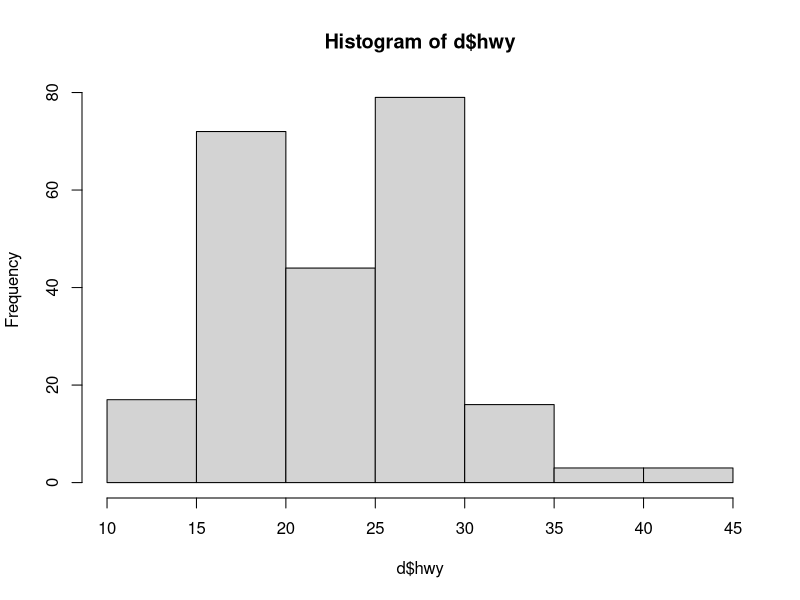
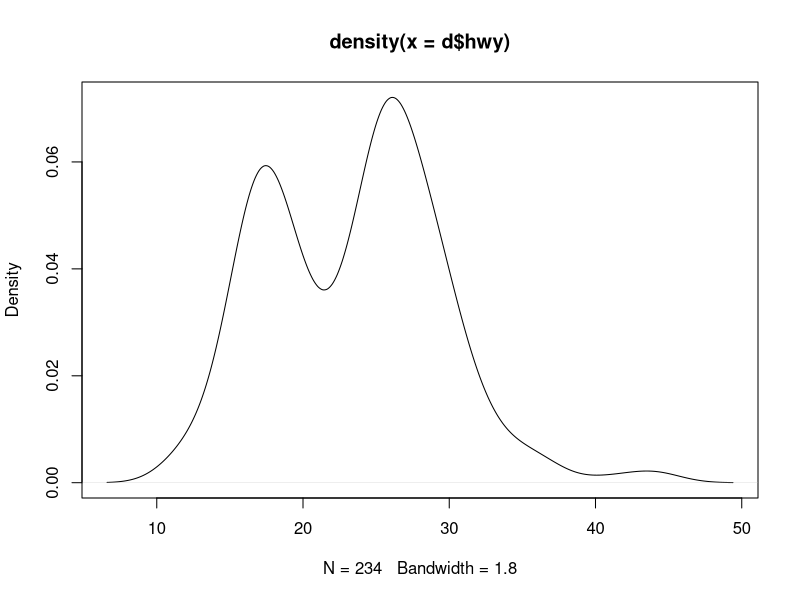
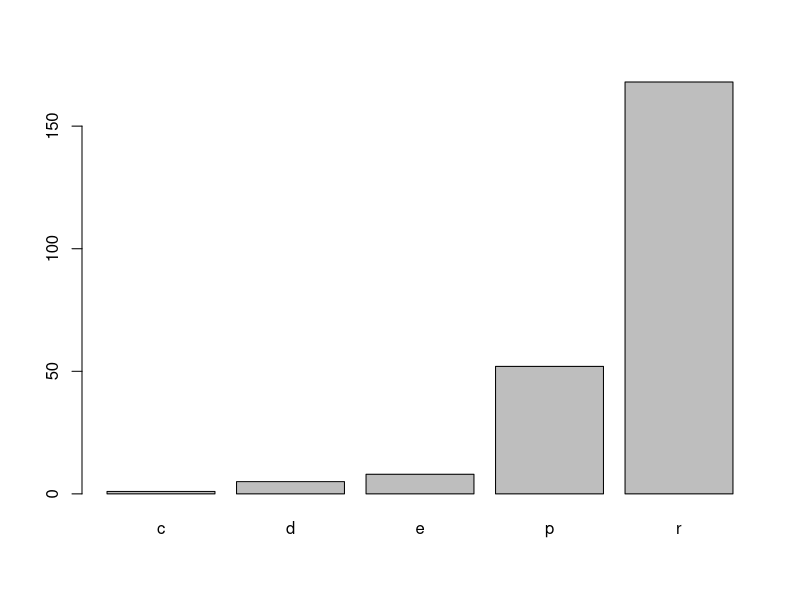
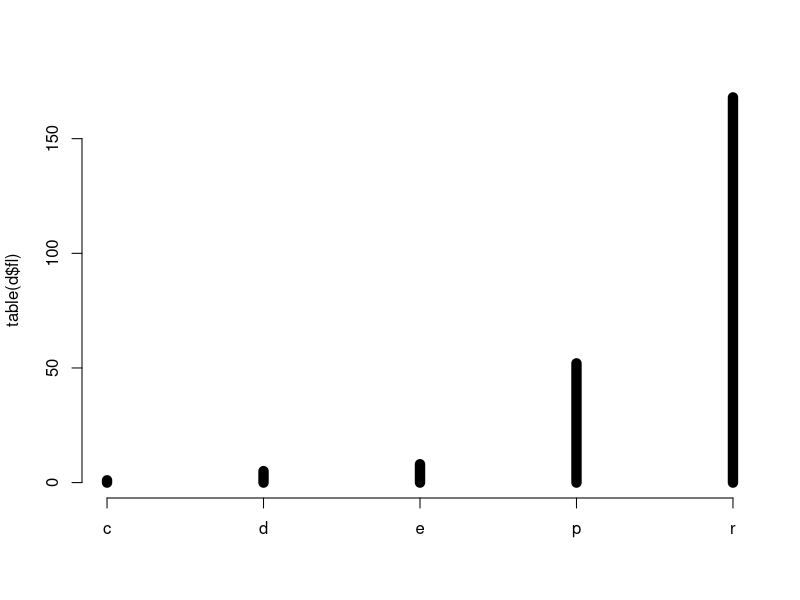
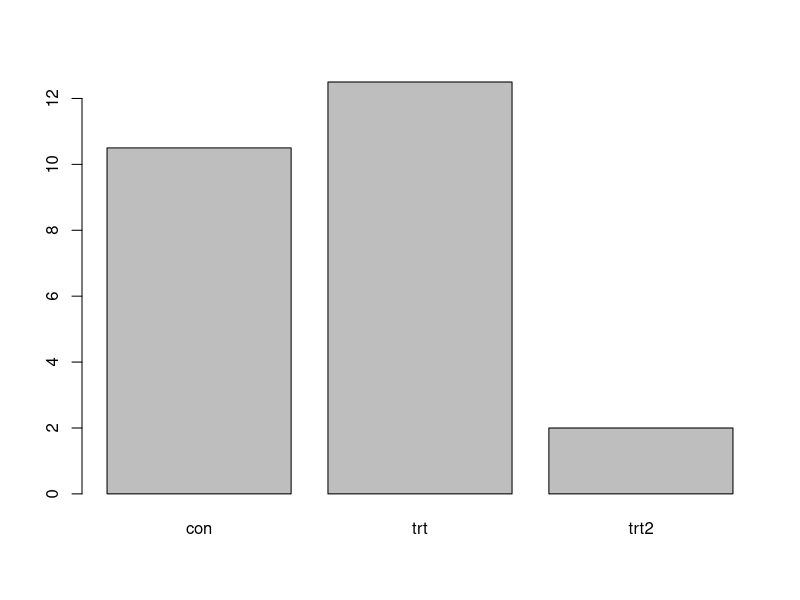
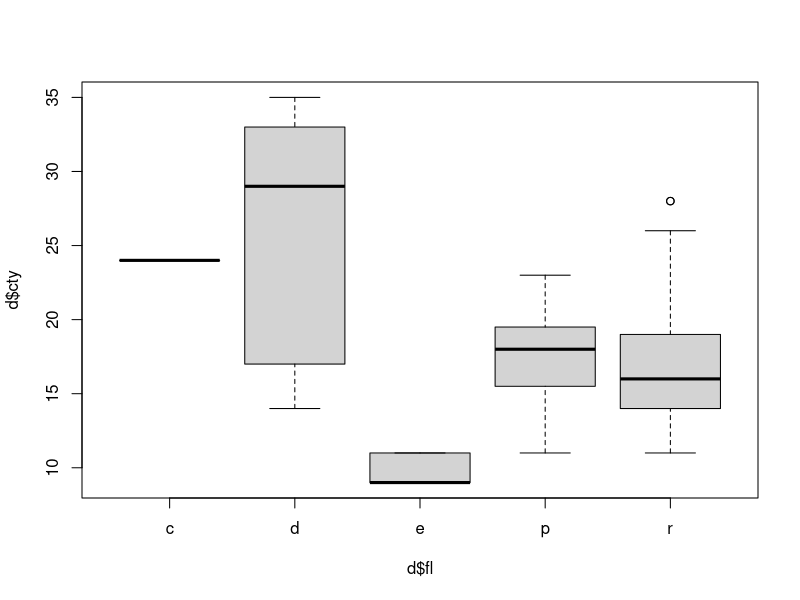
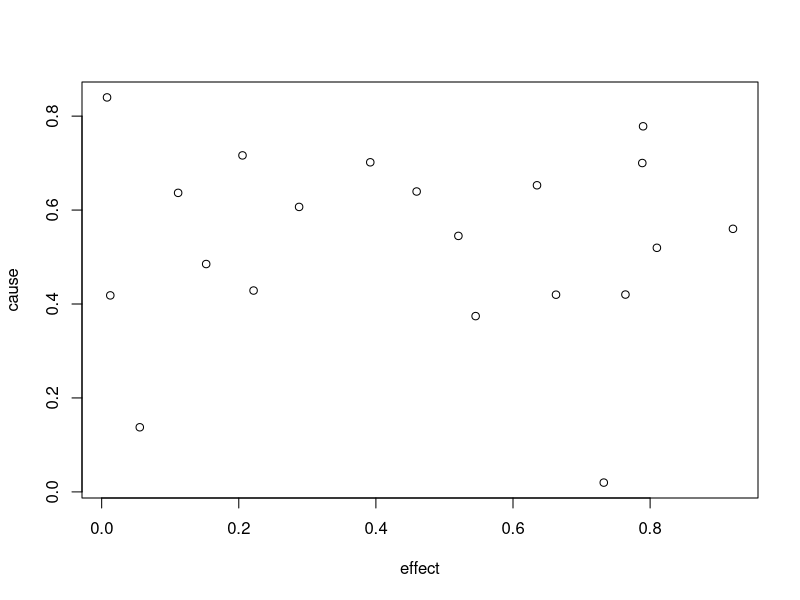
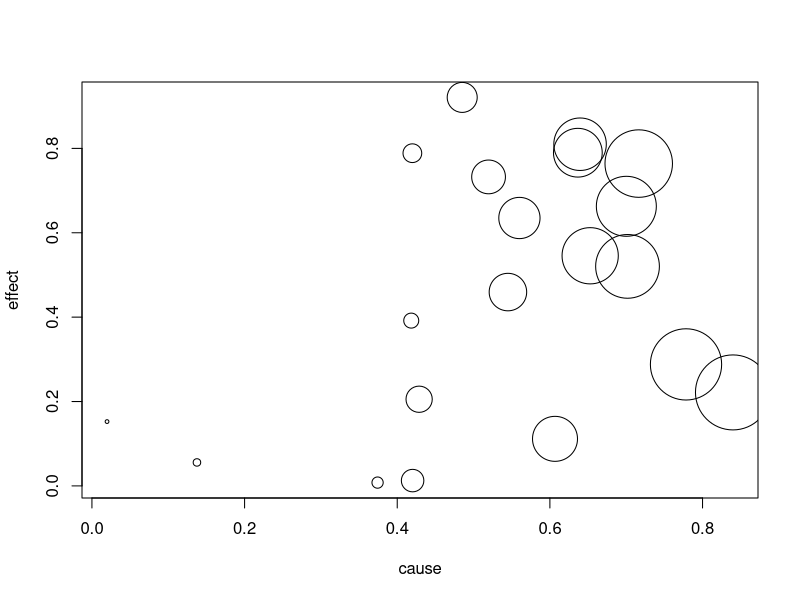

These figures' R source, in order:
# using base graphics for quick plotting 
# indtroduction to ggplot
# 13 April, 2023
#DAP

library(ggplot2)
library(patchwork)
library(ggthemes)

d<- mpg # use the R data frame 
str(d) # set up the data being used from R

###### BASE R ##########
# basic histogram (1 variable, continuous)
hist(d$hwy)

#basic density plot
plot(density(d$hwy))
# smooth line plot
#discrete variable
table(d$fl)
table(d$fl, d$drv)

#basic barplot
barplot(table(d$fl))

#alternative using plot function
plot(table(d$fl), type="h",lwd=10)


# basic bar plot (1 variable, continuous)
mass <- c(con=10.5, trt=12.5, trt2=2)
barplot(mass)

boxplot(d$cty~d$fl)
# the first variable is the y and the second after the "~" is teh x variable

# basic scatter plot (2 continuous variables)
cause<- runif(20)
effect<- runif(20)
plot(cause~effect)


# basic bubble plot (3 continuous variables)
covariate <- 1:20
cause <- sort(cause)
plot(effect~cause,cex=0.5*covariate)
print(data.frame(cause,effect,covariate))
# cex is character expansion, expand the size of the point 


# ------------Line Graphs------------------

plot(runif(20)~runif(20), type="l")
# type of L with give a line plot connecting the dots fo the graph 

plot(runif(20)~runif(20), type="b", col= "green4")

# basic curves and functions (use small line segments)
x_var <- seq(1,100,by=0.1)
my_fun <- function(x) sin(x) + 0.1*x
# quick function does not need {} bc on one line
y_var <- my_fun(x_var)

plot(y_var~x_var, type="l")
# connect the dots 



# build a density plot function (smooth plot line)
# built in stats density functions
my_vec <- seq(1,100,by=0.1)
plot(dgamma(my_vec,shape=5,scale=3),type="l")


# ------------GGPLOT2------------------
d <- mpg
p1 <- ggplot(data=d)+
  aes(x=displ,y=cty)+
  geom_point()

print(p1)

p1 + theme_bw() # good with grid lines
p1 + theme_classic() # no grid lines
p1 + theme_linedraw() # black frame
p1 + theme_dark() # good for brightly colored points
p1 + theme_base() # mimics base R
p1 + theme_par() # matches current par settings in base
p1 + theme_void() # shows data only
p1 + theme_solarized() # good for web pages
p1 + theme_economist() # many specialized themes
p1 + theme_grey() # ggplots default theme

# ------------Major theme modifications------------------
d <- mpg
p1 <- ggplot(data=d, mapping=aes(x=displ,y=cty)) + geom_point()
print(p1)
# use theme parameters to modify font and font size
p1 + theme_classic(base_size=20,base_family="serif")
# defaults: theme_grey, base_size=16,base_family="Helvetica")
# font families (Mac): Times, Ariel, Monaco, Courier, Helvetica, serif,sans

# make the words/ labels large so everyone will be able to look at the paper and presentation easily


# use coordinate_flip to invert entire plot
p2 <- ggplot(data=d) +
  aes(x=fl,fill=fl) + 
  geom_bar()
print(p2)
p2 + coord_flip() + theme_grey(base_size=25,base_family="sans")

# need fill color and color to be filled statements in the geom_bar. 
p2 <- ggplot(data=d) +
  aes(x=fl) + 
  geom_bar(fill="lightsteelblue",color="black")
print(p2)


# minor theme mods
d <- mpg
p1 <- ggplot(data=d) +
  aes(x=displ,y=cty) + 
  geom_point(size=7,
             shape=8, # in the symbols sheet on gotell's cheet sheets
             color="black",
             fill="steelblue") +
  labs(title="My graph title here",
       subtitle="An extended subtitle that will print below the main title",
       x="My x axis label",
       y="My y axis label") +
  xlim(0,4) + ylim(0,20)
print(p1)

# snowflakes are shape = 8

# talk about color choice, there can be bad color combinations







## ggplot lecture II
# April 18, 2023

library(ggplot2)
library(ggthemes)
library(patchwork)
d <- mpg # use built in mpg data frame

print(d)
# can use inkspace as a way to edits the graphs after they are made in R

g1 <- ggplot(data=d) +
  aes(x=displ,y=cty) + 
  geom_point() + 
  geom_smooth()
print(g1)
# standard ggplot, smooth plot makes a local regression to fit the line around the real data.


g2 <- ggplot(data=d) +
  aes(x=fl) +
  geom_bar(fill="tomato",color="black")+ 
  theme(legend.position="none")
print(g2)
# bar plot with fill color and the boarder color

g3 <- ggplot(data=d) +
  aes(x=displ) + 
  geom_histogram(fill="steelblue3",
                 color="black")
print(g3)
# histogram with the blue color


g4 <- ggplot(data=d) +
  aes(x=fl,y=cty,fill=fl) + 
  geom_boxplot() + 
  theme(legend.position="none")

print(g4)
# uses the base R colors in their order 


g1 + g2
# put the two plots together side by side

g1 +g2 +g3 +plot_layout(ncol=1)


# change relative area of each plot
g1 + g2 + plot_layout(ncol=1,heights=c(2,1))



# use nested layouts
g1 + {
  g2 + {
    g3 +
      g4 +
      plot_layout(ncol=1)
  }
} +
  plot_layout(ncol=1)



g1 + g2 - g3 + plot_layout(ncol=1)

# / and | for intuitive layouts
(g1 | g2 | g3)/g4
(g1 | g2)/(g3 | g4)# make a square of the plots 

# Add title, etc. to a patchwork
g1 + g2 + plot_annotation('This is a title', 
                          caption = 'made with patchwork',
                          theme = theme(plot.title = element_text(size = 16))
)
# make the plot title and make the font size larger 


# Add tags to plots
g1 / (g2 | g3) +
  plot_annotation(tag_levels = 'A')

# the tags are good for papers to refer to the individual lots with a letter 


g3a <- g3 + scale_x_reverse()
g3b <- g3 + scale_y_reverse() 
g3c <- g3 + scale_x_reverse() + scale_y_reverse()

(g3 | g3a)/(g3b | g3c)

(g3 + coord_flip() | g3a + coord_flip())/(g3b + coord_flip() | g3c + coord_flip())
# flip the axis 

# ggsave command

ggsave(filename="Plots/MyPlot.pdf",plot=g3, width=20,height=20,units="cm",dpi=300)
#dpi -> dots per inch

# ------------Basic mapping of aesthetic variables------------------

# mapping of a discrete variable to point color
m1 <- ggplot(data=mpg) + 
  aes(x=displ,y=cty,color=class) +
  geom_point(size=3) 
print(m1)


# mapping of a discrete variable to point shape (<= 6)
m1 <- ggplot(data=mpg) + 
  aes(x=displ,y=cty,shape=class) + 
  geom_point(size=3) 
print(m1)

# mapping of a discrete variable to point size (not advised)
m1 <- ggplot(data=mpg) +                                   aes(x=displ,y=cty,size=class) + 
  geom_point() 
print(m1)


# mapping a continuous variable to point color
m1 <- ggplot(data=mpg) + 
  aes(x=displ,y=cty,color=hwy) + 
  geom_point(size=5) 
print(m1)


# use shape for smaller number of categories
m1 <- ggplot(data=mpg) + aes(x=displ,y=cty,shape=drv,color=fl) +  
  geom_point(size=5)  
# use all 3 (size, shape, color) to indicate 5 attributes!
m1 <- ggplot(data=mpg) +
  aes(x=displ,
      y=cty,shape=drv,
      color=fl,
      size=hwy) + 
  geom_point()
print(m1)


# mapping a variable to the same aesthetic in two different geoms
m1 <- ggplot(data=mpg) + 
  aes(x=displ,y=cty,color=drv) + 
  geom_point(size=2) +
  geom_smooth(method="lm")
print(m1)

# basic faceting with variables split by row, column, or both
# make a really large plot to show the individual data points 
#shows the relationships between the variables on each axis 
# there are some empty plots which have no data in this grid 
m1 <- ggplot(data=mpg) + 
  aes(x=displ,y=cty) + 
  geom_point() 

m1 +  facet_grid(class~fl)     
m1 + facet_grid(class~fl, scales="free_y")
# adjust y-axis data to fit the data better 
m1 + facet_grid(class~fl, scales="free")
# adjust both the x-axis and y-axis to be more comparible by not very nice looking

m1 + facet_grid(.~class)
m1 + facet_grid(class~.)
m1 +  facet_wrap(~class)    
m1 + facet_wrap(~class + fl) # only plots the graph with data and makes a plot of the type of car and fuel needed


# NOW WITH COLORS

m1 <- ggplot(data=mpg) +
  aes(x=displ,y=cty,color=drv) + 
  geom_point() 

m1 + facet_grid(.~class)



# add a group and fill mapping for subgroups
m1 <- ggplot(data=mpg) + aes(x=displ,y=cty,group=drv,fill=drv) + 
  geom_boxplot()

m1 + facet_grid(.~class)



p1 <- ggplot(data=d) + 
  aes(x=displ,y=hwy) +
  geom_point() + 
  geom_smooth()
print(p1)

# break out the drive types (note what color affects
p1 <- ggplot(data=d) +
  aes(x=displ,y=hwy, color=drv) +
  geom_point() + geom_smooth()
print(p1)





